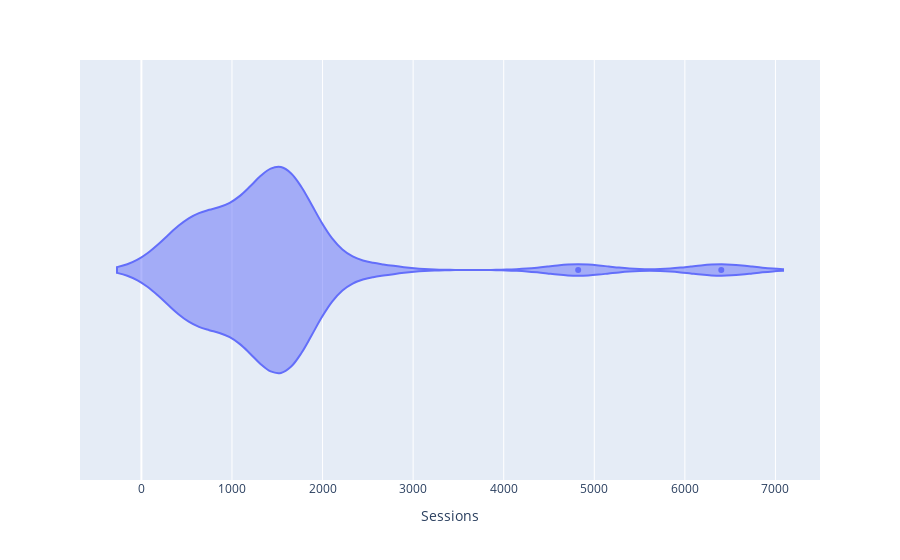

The notebook cell saved with this chart:
### Code cell
px.violin(data_frame=df,x='Sessions')

### Figure 1 — Plotly figure (JSON) as saved in the notebook; plotly's stock layout.template omitted (floating-point values rounded to 4 significant figures)
{"data": [{"alignmentgroup": "True", "box": {"visible": false}, "hovertemplate": "Sessions=%{x}<extra></extra>", "legendgroup": "", "marker": {"color": "#636efa"}, "name": "", "offsetgroup": "", "orientation": "h", "scalegroup": "True", "showlegend": false, "type": "violin", "x": [663, 1627, 1630, 1666, 1604, 1188, 435, 726, 1565, 1649, 4822, 1496, 1235, 532, 769, 6402, 1661, 1568, 2492, 1131, 412, 678, 1441, 1575, 1595, 1541, 1067, 460, 702, 1523, 1579, 1548], "x0": " ", "xaxis": "x", "y0": " ", "yaxis": "y"}], "layout": {"legend": {"tracegroupgap": 0}, "margin": {"t": 60}, "violinmode": "group", "xaxis": {"anchor": "y", "domain": [0, 1], "title": {"text": "Sessions"}}, "yaxis": {"anchor": "x", "domain": [0, 1]}}}
